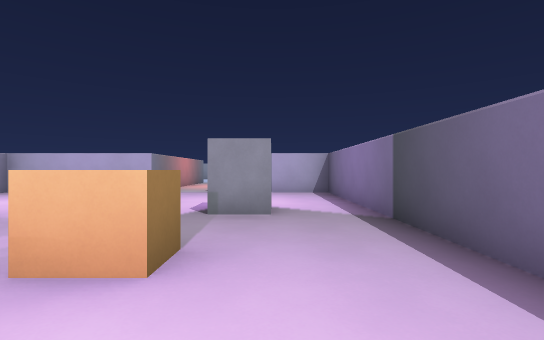
view 1 (above)

23 first-person views from a walk through a level from a Godot 3-D game. The camera is 1.4 m above the floor, looks level and sees 85° across. The floor is counted in squares, 2 m on a side. Each view is taken from the middle of a square. On the plan, view 1 faces up. The plan holds only what a view shows up to about 10 squares ahead; the rest is blank. The place goes on beyond the plan. Characters and animated objects are left out.

view 2
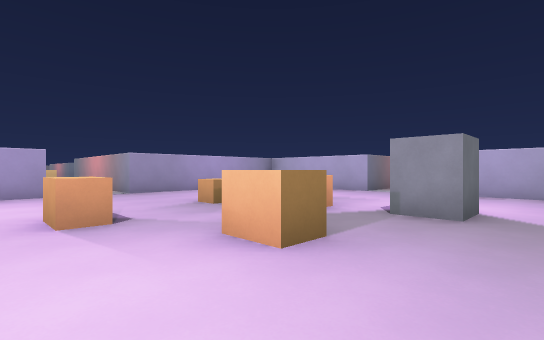

view 3
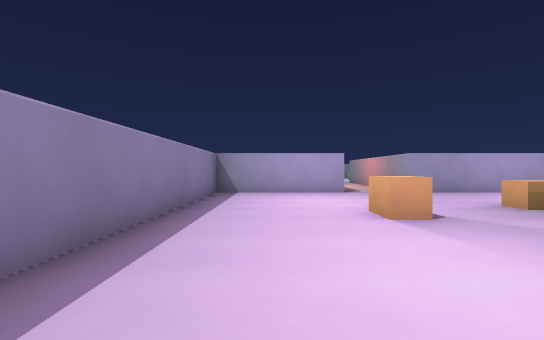

view 4
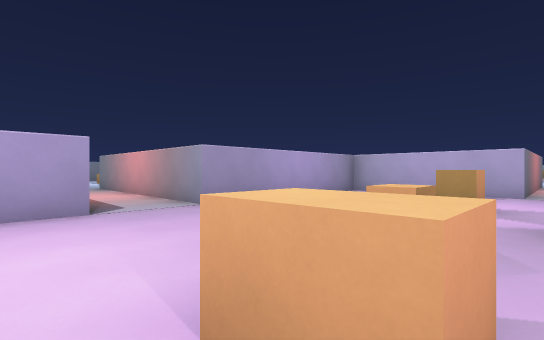

view 5
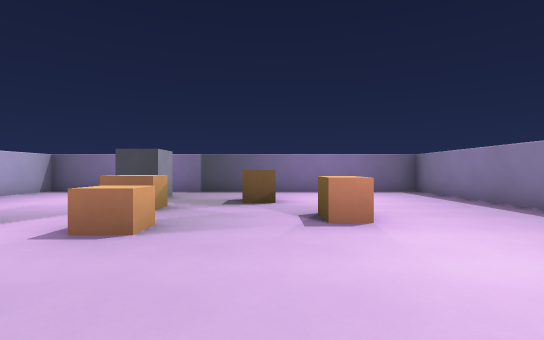

view 6
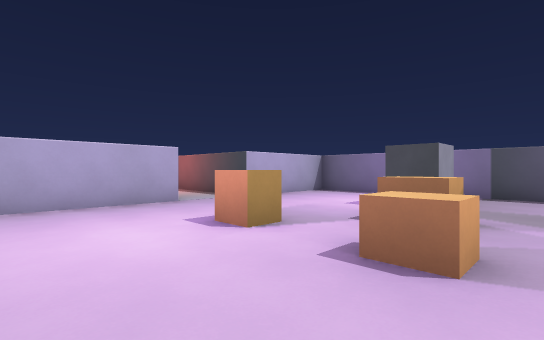

view 7
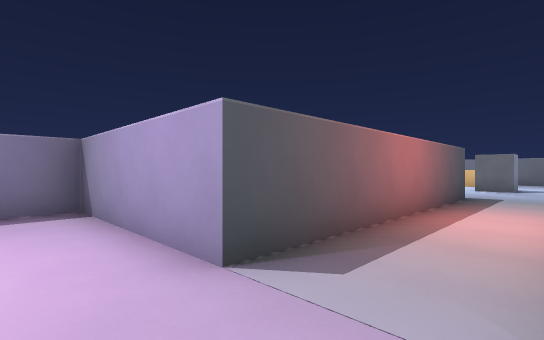

view 8
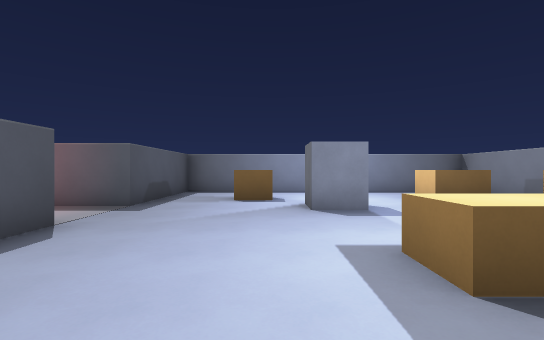

view 9
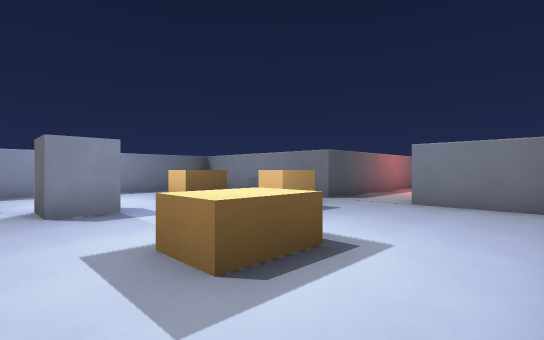

view 10
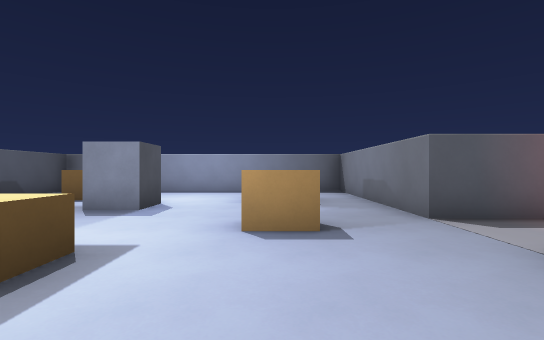

view 11
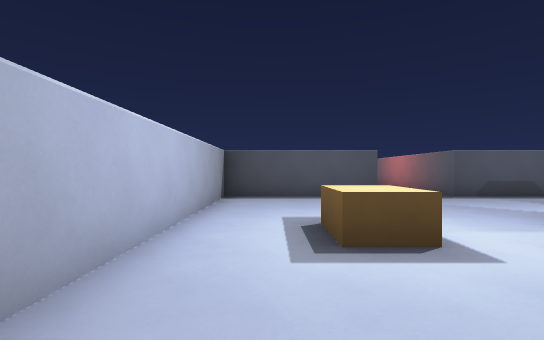

view 12
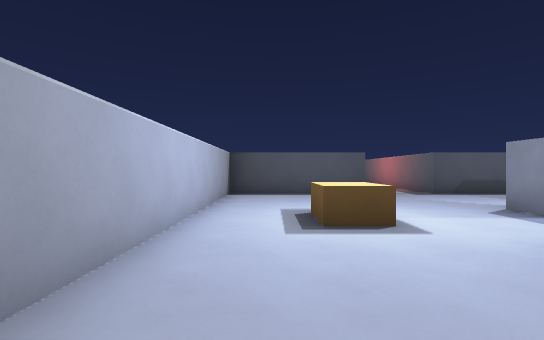

view 13
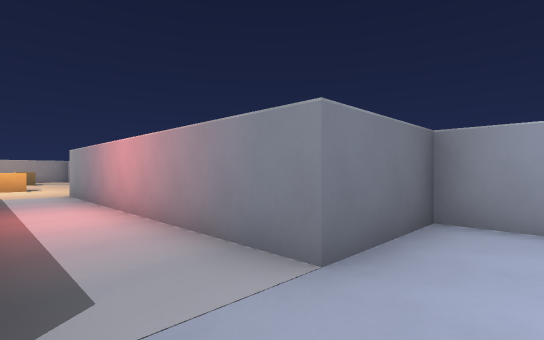

view 14
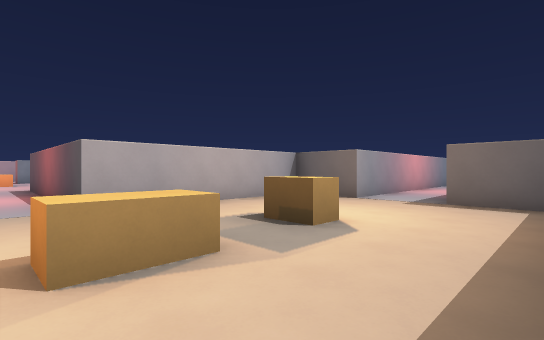

view 15
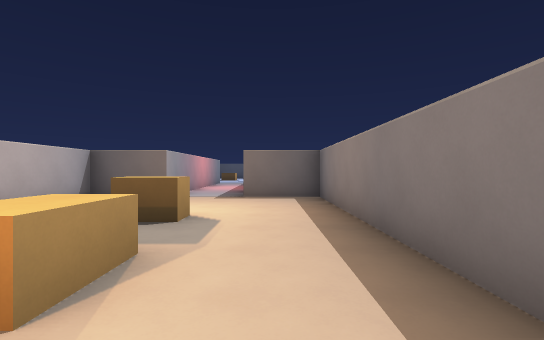

view 16
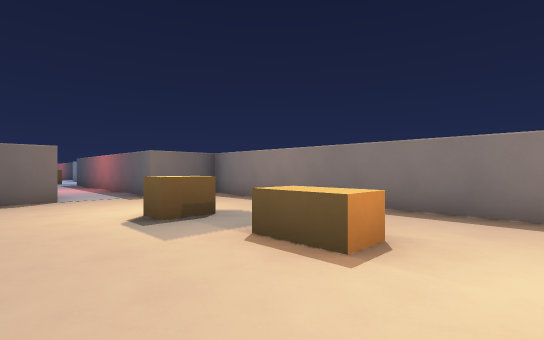

view 17
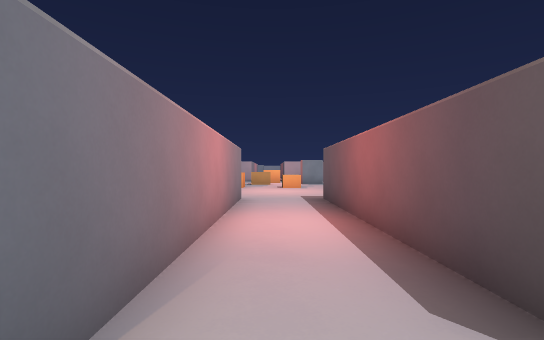

view 18
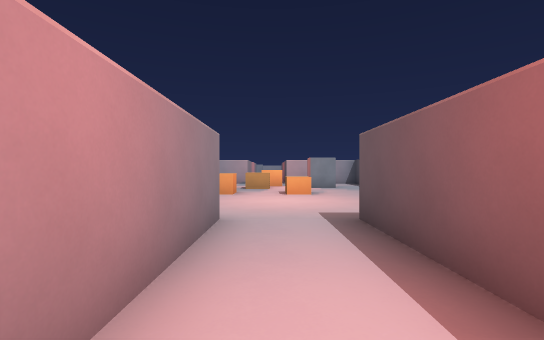

view 19
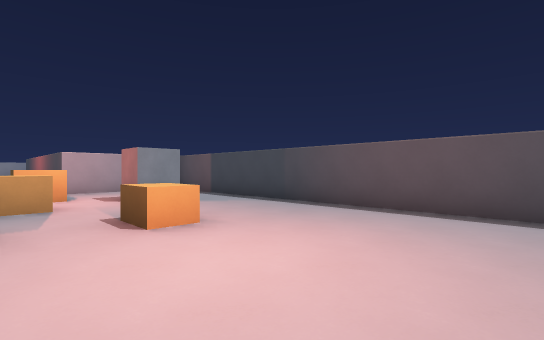

view 20
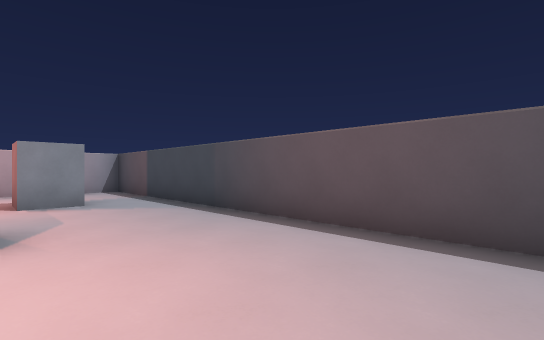

view 21
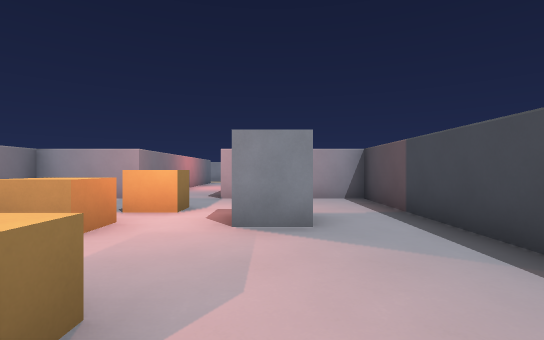

view 22
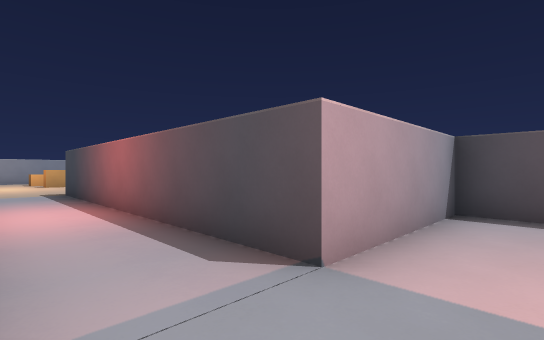

view 23
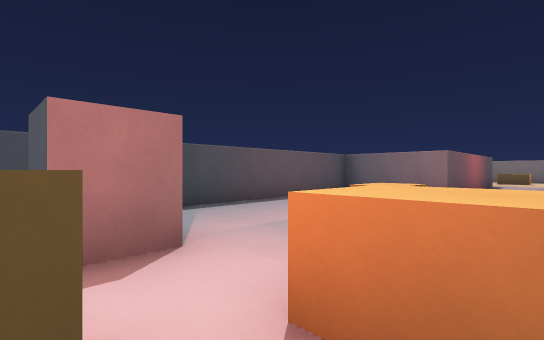

### Floor plan
Key: @ floor where view 1 was taken; # wall or solid block; . floor; ^ raised ledge.
Columns run from 40 left of view 1 to 2 right of it. Each row starts with its distance up from view 1.
 28 ..#
 27 ..#
 26 ..#
 25 ..#####
 24 ......#
 23 ......#
 22 .^....#
 21 ^^.#..#
 20 ^.....#
 19 ......#
 18 ^.^...#
 17 ......#
 16 ......#
 15 ......#
 14 ......#
 13 #..####                             #
 12 #..#                                # .#
 11 #..#                                #..#
 10 #..#                           ######..####
  9 #..#                           #..........#
  8 #..#           ###########     # .........#
  7 #..######      #.........#     # .........#
  6 ........#      #.........#     #....^.....#
  5 ........########....^^...#     #.....^.#..#
  4 ..^.^....................#######...^.^....#
  3 ..^...............^.......................#
  2 ........########.. ....................^..#
  1 ........#      #.. ..#...#######....^^....#
  0 #########      #..^...^^.#     #........@.#
 -1                #.........#     #..........#
 -2                #.........#     #..........#
 -3                ###########     ############

Positions as (right, up) in squares from view 1, and headings:
1: (0, 0), facing up
2: (1, 0), facing up-left
3: (1, -1), facing left
4: (-3, 0), facing up-left
5: (-8, 2), facing right
6: (-7, 3), facing up-right
7: (-7, 3), facing down-left
8: (-18, 7), facing down
9: (-18, 7), facing down-left
10: (-22, 7), facing down
11: (-23, 6), facing right
12: (-24, 6), facing right
13: (-23, 3), facing up-left
14: (-39, 1), facing up-right
15: (-40, 2), facing right
16: (-40, 6), facing down-right
17: (-39, 6), facing up
18: (-39, 9), facing up
19: (-40, 14), facing up-right
20: (-38, 14), facing up-right
21: (-37, 17), facing up
22: (-40, 23), facing up-right
23: (-40, 22), facing down-right
